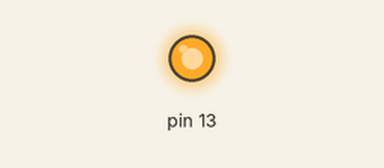
This sketch was run on a simulated Arduino Uno, built with avr-gcc and run on an emulated ATmega328P. Parts: output pins drawn as LEDs (lit = HIGH).

Above: at 0.2 s.
At 24.0 s:
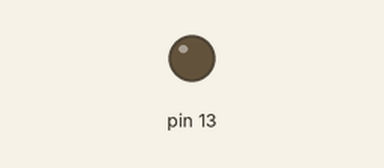
Timing chart, 0 to 32.5 s (numbered marks = the images above):
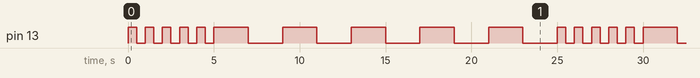

The sketch:

sketch_may09b.ino
```cpp
void setup() {
  // put your setup code here, to run once:
  pinMode(13, OUTPUT);
}

void loop() {
  // put your main code here, to run repeatedly:
  // call blink
  blink(13, 5, 500);
  blink(13, 5, 2000);

}

void blink(int pinNumber, int numOfBlinks, int speedInMilliseconds) {
  for (int i = 0; i < numOfBlinks; i++) {
    digitalWrite(pinNumber, HIGH);
    delay(speedInMilliseconds);
    digitalWrite(pinNumber, LOW);
    delay(speedInMilliseconds);
  }
}
```

Measured:
- by itself, pin 13: repeats every 25.0 s: 4 × (LOW 0.50 s, HIGH 0.50 s), LOW 0.50 s, 5 × (HIGH 2.0 s, LOW 2.0 s), HIGH 0.50 s
- by itself, everything shown: repeats every 25.0 s, in 20 steps
